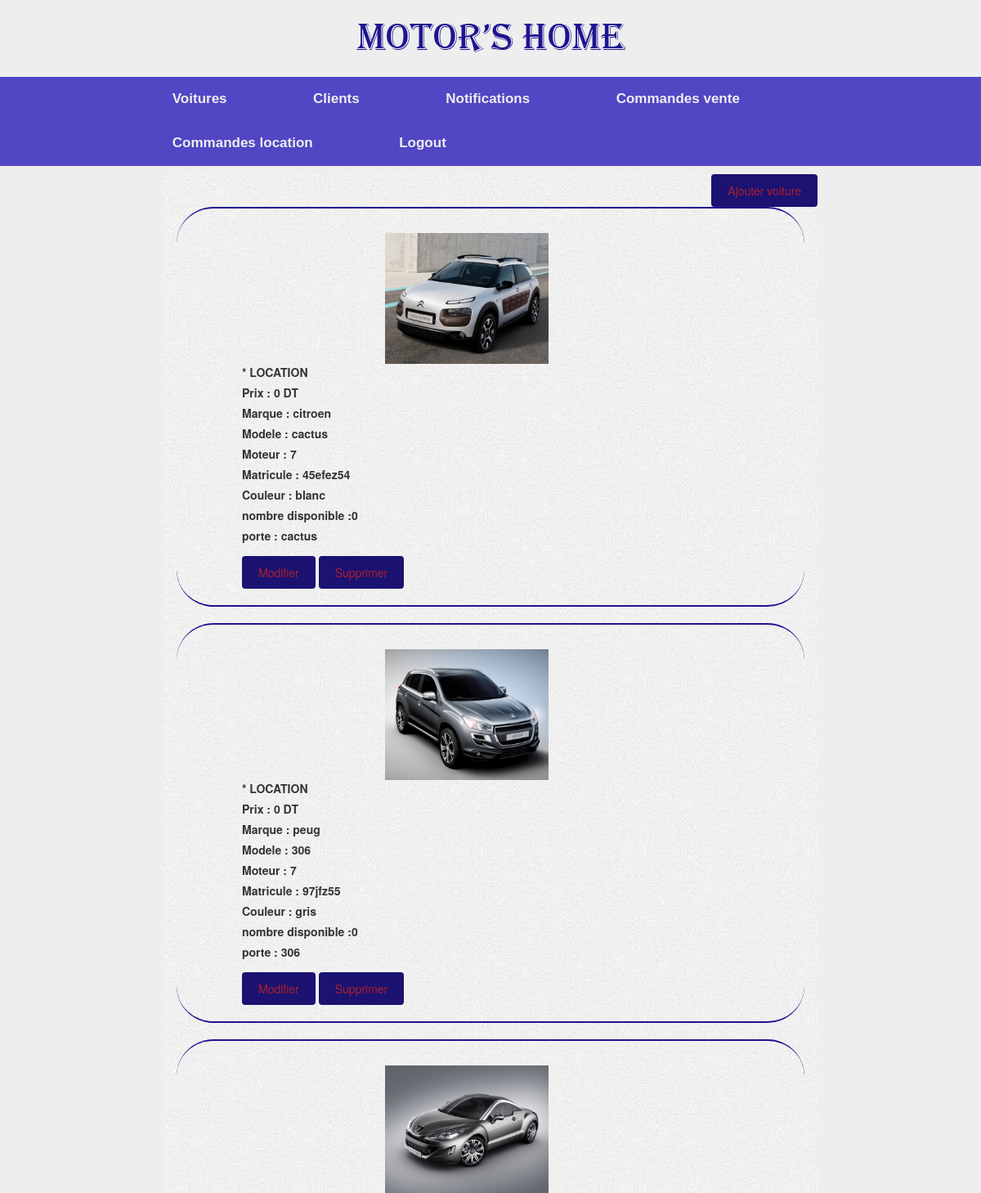
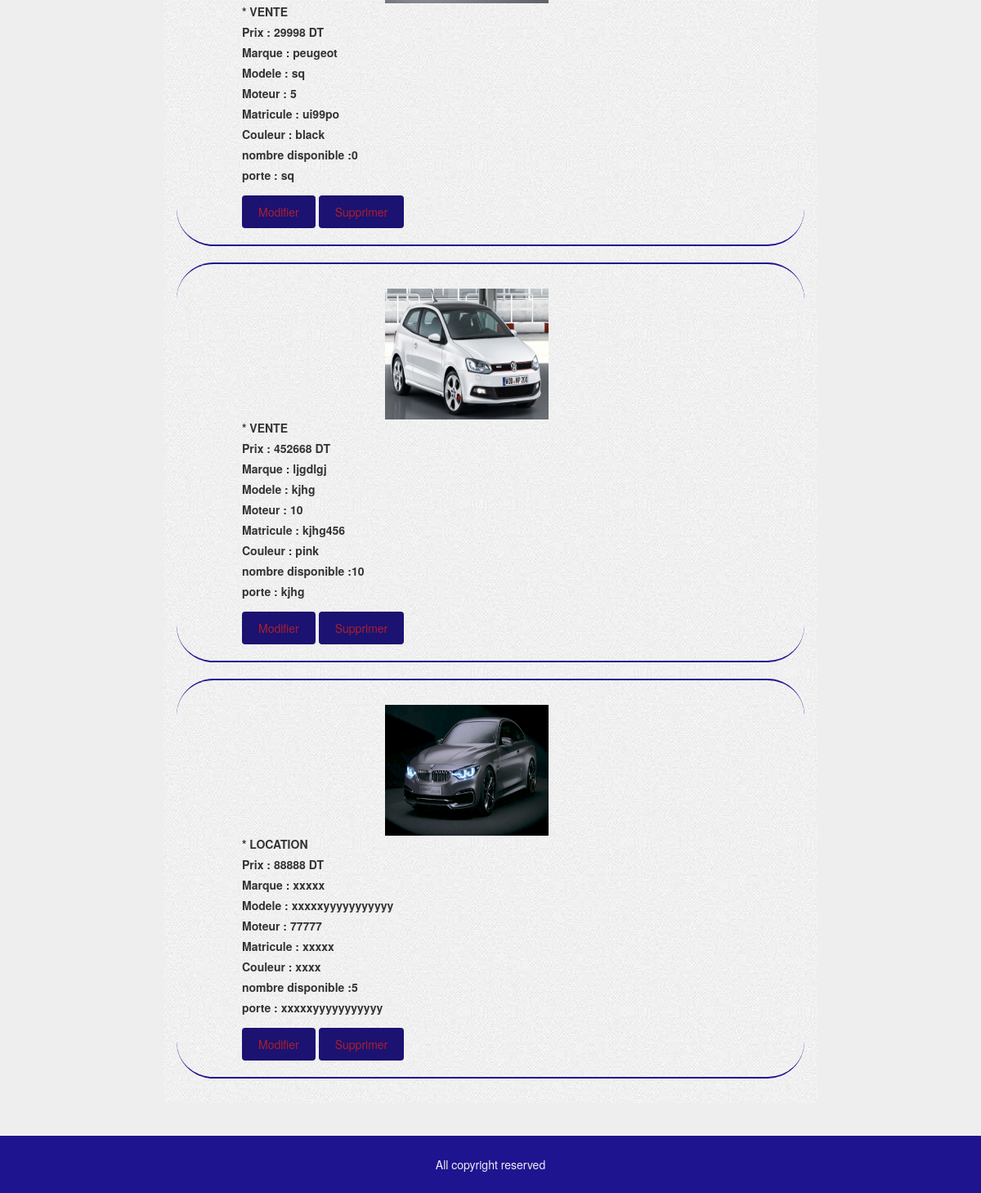
Screenshot of /admin/voitures.php with the database file from the repository (2 pictures, top to bottom).
### tables this page shows
CREATE TABLE IF NOT EXISTS `voiture` (
  `id` int(11) NOT NULL AUTO_INCREMENT,
  `matricule` varchar(10) NOT NULL,
  `marque` varchar(10) NOT NULL,
  `modele` varchar(20) NOT NULL,
  `couleur` varchar(10) NOT NULL,
  `porte` int(11) NOT NULL,
  `moteur` int(11) NOT NULL,
  `prix` int(11) NOT NULL,
  `offre` tinyint(1) NOT NULL,
  `image` varchar(30) NOT NULL,
  `dispo` int(3) NOT NULL,
  PRIMARY KEY (`id`),
  KEY `matricule` (`matricule`)
);

### admin/footer.php (called while the page is built)
<?php require('../footer.php'); ?>

### admin/voitures.php (the view, shortened to what this page needs)
<?php require('header.php'); ?>
<?php require('nav.php'); ?>
		<section class="section_adminvoitures">
        <div align="right" ><a name="lien" href="ajoutervoiture.php" >Ajouter voiture</a></div>
			<?php
				$sql='select * from voiture';
				$mysql=mysql_query($sql) or die ('error requete');
					while($result=mysql_fetch_array($mysql)){
						$image = $result[9];
						$prix = $result[7];
						$marque = $result[2];
						$model=$result[3];
						$id=$result[0];
						$moteur=$result[6];
						$matricule=$result[1];
						$couleur=$result[4];
						$dispo=$result[10];
						$offre=$result[8];
					 ?>
						<article>
									<div class="photo" align="center">
                                        <img src="../images/<?php echo $image;?>" width="200px" height="160px">
									</div>
									<div class="adminvoiture">
                                    <label><?php if ($offre) echo "* LOCATION"; else echo "* VENTE"; ?> </label></br>
									<label>Prix : <?php echo $prix;?> DT</label></br>
									<label>Marque : <?php echo $marque;?></label></br>
									<label>Modele : <?php echo $model;?> </label></br>
									<label>Moteur : <?php echo $moteur;?> </label></br>
									<label>Matricule : <?php echo $matricule;?> </label></br>
									<label>Couleur : <?php echo $couleur;?> </label></br>
									<label>nombre disponible :<?php echo $dispo;?> </label></br>
									<label>porte : <?php echo $model;?> </label></br><br/>
									<a  name="lien" href="modifiervoiture.php?id=<?php echo $id;?>">Modifier</a>
									<a  name="lien" href="suppvoiture.php?id=<?php echo $id;?>">Supprimer</a>
								</div>
								</article>
						<?php
					}
			?>
		</section>
<?php require('footer.php'); ?>

### admin/header.php (shortened to what this page needs)
<!DOCTYPE html>
    <head>
        <link rel="stylesheet" href="../css/bootstrap.css">
        <link rel="stylesheet" href="../css/bootstrap.min.css">
        <link rel="stylesheet" href="../css/styleadmin.css">
    </head>
    <body class="body">
        <header>
            <div class="logo">
                <img src="../images/logo.png" width="360px" height="54px">
            </div>
        </header>

### admin/nav.php
<nav>
	<div class="admin">
              <ul class="menu2">
                  <li><a href="voitures.php">Voitures</a></li>
			<li><a href="clients.php">Clients</a></li>
			<li><a href="notification.php">Notifications</a></li>
			<li><a href="commandevente.php">Commandes vente</a></li>
                  <li><a href="commandelocation.php">Commandes location</a></li>
                  <li><a href="logout.php">Logout</a></li>
		</ul>
	</div>
      </nav>

### footer.php
		<footer>
			<div class="foot">
				All copyright reserved
			</div>
		</footer>
	</body>
</html>

### css/styleadmin.css (style rules this page uses)
.admin { width: 100%; background-color: #5146c4; }
.admin ul li > a { color: #eeeeee; font-weight: 700; font-family:Arial; font-size: 17px; text-decoration : none; padding: 15px; }
body { background-color: #eeeeee; }
.logo { margin : 20px; margin-left : 35%; }
nav { width: 100%; background-color: #5146c4; padding-left: 10%; }
ul li { display : inline-block; padding : 15px; margin:0px 2%; }
.section_notif, .section_adminclients, .section_admincommande, .section_adminvoitures { background-image: url('../images/bg.jpg'); background-repeat :repeat; width : 800px; margin: auto; margin-bottom: 40px; padding-top: 10px; padding-bottom: 10px; }
.section_admincommande article, .section_adminclients article, .section_adminvoitures article { margin: 10px 2% 20px; padding : 30px 0; position :relative; border-bottom: solid 2px #1f1490; border-radius: 45px; border-top: solid 2px #1f1490; }
.section_adminvoitures .photo { width: 62.5%; margin-left: 15%; }
.section_notif .div_motif, .section_adminclients .adminclient, .section_admincommande .commandeadmin, .section_adminvoitures .adminvoiture { width: 40%; top: 40px; margin-left:80px; }
.section_notif a, .section_adminvoitures a, .section_adminclients a, .section_admincommande a, .container a { padding : 10px 20px; color : #ad1f2c; background-color : #1b1271; text-decoration : none; border-radius : 4px; }
footer { background-color: #1f1490; padding: 25px 5%; color: #eeeeee; text-align: center; width:100%; }

### rows the page displays
voiture: image (picture), offre "* LOCATION", prix "0", marque "citroen", modele "cactus", moteur "7", matricule "45efez54", couleur "blanc", dispo "0"
voiture: image (picture), offre "* LOCATION", prix "0", marque "peug", modele "306", moteur "7", matricule "97jfz55", couleur "gris", dispo "0"
voiture: image (picture), offre "* VENTE", prix "29998", marque "peugeot", modele "sq", moteur "5", matricule "ui99po", couleur "black", dispo "0"
voiture: image (picture), offre "* VENTE", prix "452668", marque "ljgdlgj", modele "kjhg", moteur "10", matricule "kjhg456", couleur "pink", dispo "10"
voiture: image (picture), offre "* LOCATION", prix "88888", marque "xxxxx", modele "xxxxxyyyyyyyyyyy", moteur "77777", matricule "xxxxx", couleur "xxxx", dispo "5"
